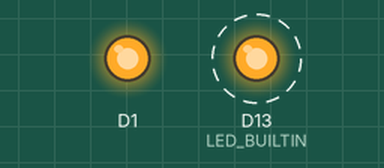
Recording of a sketch running on a simulated Arduino Zero (SAMD21). Parts: output pins drawn as LEDs (lit = HIGH). Dashed ring = blinking. What the sketch prints to the serial monitor is not drawn.

Above: at 0.5 s.
Timing chart, 0 to 3.0 s (numbered marks = the images above):
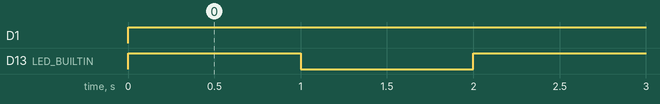

Measured:
- by itself, D1: LOW → HIGH at 0.00 s
- by itself, D13 (LED_BUILTIN): alternates HIGH for 1.0 s and LOW for 1.0 s

The sketch:

test.ino
```cpp
#include <Arduino.h>
#include <wiring_private.h>    // for pinPeripheral()

// MKR WAN 1310 TX1 pin (use the built-in macro)
static const uint8_t TX1_PIN = PIN_SERIAL1_TX;

// Disable the UART1 TX driver (put the pin in high-impedance/input)
void disableUart1Tx() {
  pinMode(TX1_PIN, INPUT);
}

// Enable the UART1 TX driver (recover the pin as UART TX, idle = HIGH)
void enableUart1Tx() {
  pinMode(TX1_PIN, OUTPUT);
  digitalWrite(TX1_PIN, HIGH);             // ensure idle = HIGH
  pinPeripheral(TX1_PIN, PIO_SERCOM);      // attach SERCOM UART to that pin
  delayMicroseconds(5);                    // give SERCOM a moment to re-mux
}

void setup() {
  Serial.begin(9600);
  Serial1.begin(9600);

  // Start with TX disabled
  disableUart1Tx();

  pinMode(LED_BUILTIN, OUTPUT);
  Serial.println("TX tri-state test ready");
}

void loop() {
  // Enable TX lines
  Serial.println(">> ENABLING TX");
  enableUart1Tx();
  digitalWrite(LED_BUILTIN, HIGH);
  // (measure TX1_PIN here: you should see ~3.3 V idle)
  delay(1000);

  // Disable TX lines
  Serial.println(">> DISABLING TX");
  disableUart1Tx();
  digitalWrite(LED_BUILTIN, LOW);
  // (measure TX1_PIN here: it should float / go high-Z)
  delay(1000);
}
```
